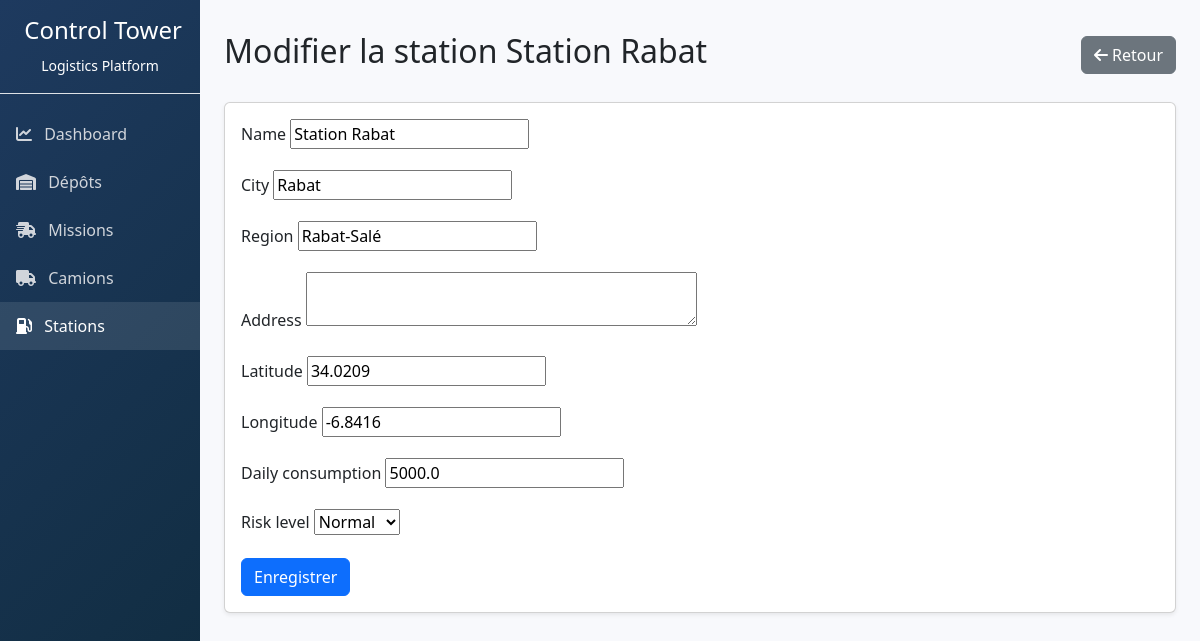
Page /api/stations/1/edit/ on the committed database.
### logistics/models.py (models this page shows, shortened)
class Station(models.Model):
    name = models.CharField(max_length=100)
    city = models.CharField(max_length=100)
    region = models.CharField(max_length=100)
    address = models.TextField(blank=True, default='')
    latitude = models.FloatField(null=True, blank=True)
    longitude = models.FloatField(null=True, blank=True)
    stock = models.JSONField(default=dict, blank=True)
    daily_consumption = models.FloatField(default=0)
    RISK_LEVEL_CHOICES = [
        ('NORMAL', 'Normal'),
        ('WARNING', 'Warning'),
        ('CRITICAL', 'Critical'),
    ]
    risk_level = models.CharField(max_length=10, choices=RISK_LEVEL_CHOICES, default='NORMAL')

### logistics/views.py (the view)
# urls.py: path('stations/<int:pk>/edit/', views.StationUpdateView.as_view(), name='station_update'),
class StationUpdateView(SuccessMessageMixin, UpdateView):
    model = Station
    form_class = StationForm
    template_name = 'logistics/station_form.html'
    success_url = reverse_lazy('station_list')
    success_message = "Station modifiée."

### logistics/forms.py
class StationForm(forms.ModelForm):
    class Meta:
        model = Station
        fields = [
            'name', 'city', 'region', 'address',
            'latitude', 'longitude', 'daily_consumption',
            'risk_level'
        ]
        widgets = {
            'address': forms.Textarea(attrs={'rows': 2}),
        }

### logistics/templates/logistics/station_form.html
{% extends "logistics/generic_form.html" %}
{% block form_title %}{% if form.instance.pk %}Modifier la station {{ form.instance.name }}{% else %}Ajouter une station{% endif %}{% endblock %}
{% block cancel_url %}{% url 'logistics:station_list' %}{% endblock %}

### logistics/templates/logistics/generic_form.html (shortened to what this page needs)
{% extends "logistics/base.html" %}
{% block content %}
<div class="d-flex justify-content-between align-items-center mb-4">
    <h1 class="h2">{% block form_title %}{% if form.instance.pk %}Modifier{% else %}Ajouter{% endif %}{% endblock %}</h1>
    <a href="{% block cancel_url %}{% url 'logistics:dashboard' %}{% endblock %}" class="btn btn-secondary"><i class="fas fa-arrow-left"></i> Retour</a>
</div>
<div class="card shadow-sm">
    <div class="card-body">
        <form method="post">
            {% for field in form %}
                <div class="mb-3">
                    <label for="{{ field.id_for_label }}" class="form-label">{{ field.label }}</label>
                    {{ field }}
                </div>
            {% endfor %}
            <button type="submit" class="btn btn-primary">Enregistrer</button>
        </form>
    </div>
</div>
{% endblock %}

### logistics/templates/logistics/base.html (style rules this page uses)
body { background-color: #f8f9fc; }

### rows in the picture
Station: instance.name "Station Rabat", form "Station Rabat" "Rabat" "Rabat-Salé" "34.0209" "-6.8416" "5000.0" "Normal"

### other values in the picture
{{ field.label }} "Name" "City" "Region" "Address" "Latitude" "Longitude" "Daily consumption" "Risk level"
